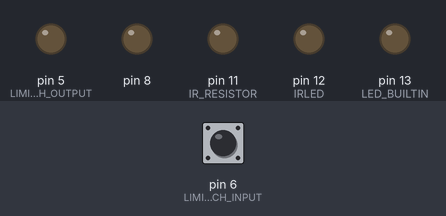
A sketch run on a simulated Arduino Uno, built for the host (arithmetic inside an expression is 32-bit, double 64-bit). On the bench: output pins drawn as LEDs (lit = HIGH). The inputs (shaded band) are chosen by the test bench; at power-on: pin 6 (LIMITSWITCH_INPUT) HIGH. What the sketch prints to the serial monitor is not drawn.

Above: at 1.2 s.
1.3 s: pin 6 (LIMITSWITCH_INPUT) pulled LOW for 0.15 s
At 2.8 s:
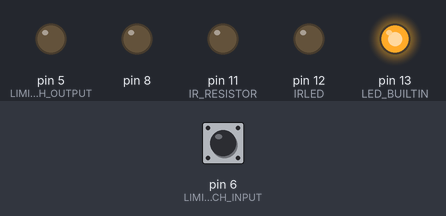
Timing chart, 0 to 10.4 s (numbered marks = the images above; inputs shaded):
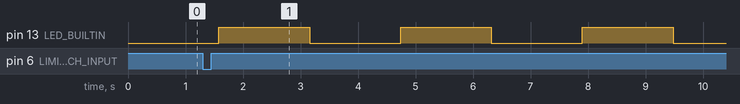

The sketch:

Beacon.ino
```cpp
/*
  MSE 2202 Beacon
  2020 2021
  By EJ Porter

  This program is used by the beacon to transmit the ASCII character "U" (This can be changed at #define") at 2400 baud

  Output at IR LED of ASCII byte is:
  if byte bit is a 1 (high) LED is off
  if byte bit is a 0 (low) LED is pulsed at ~38 kHz

  The low bits pulsing at ~38 kHz will be deteced by the TSOP IR receiver and drive its output low
  If the output of the TSOP IR Receiver is connected to the Rx pin on the MSEduino and the MSEduino is set up to read this serial port at 2400 baud,
  the MSEduino will read a "U" (0x55, or what ASCII character is defined)

  At 2400 baud , each bit is ~417 usec
  output flow: 7 stop bits, 1 start bit (low), 8 character bits. Repeat

  Beacon output will transmit NUMBER_OF_CHARACTERS_TRANSMITTED then delay FREEZE_COUNT cycles before transmitting the character group again
  If continuous mode is needed, uncomment #define CONTINUOUS 1

  TSOP 32338 IR Receiver pin 1 is output, 2 is Vcc, 3 is Gnd; pin one is on left side when looking at front of part

  While running, a red "heartbeat" LED blinks every 0.25 sec

  If the limit switch is pressed the beacon will stop tramsitting for ~30 s and the red LED will stop blinking
*/

//#define CONTINUOUS 1  // uncomment for continuous transmission of character

#include <Arduino.h>


#define NUMBER_OF_CHARACTERS_TRANSMITTED 10
#define FREEZE_COUNT 3188  // ~150 ms; 2125 ~= 100 ms

#define IRLED 12        //if you soldered the IR LED in backwards, change this to 11
#define IR_RESISTOR 11  //if you soldered the IR LED in backwards, change this to 12
#define LIMITSWITCH_INPUT 6
#define LIMITSWITCH_OUTPUT 5

#define DATUM_BLANK 0x7F
#define DATUM_TO_TX1 0x55  // Tx an "U" (0x55) and then blank for one character
#define DATUM_TO_TX2 0x41  // Tx an "A" (0x41) and then blank for one character

boolean b_LimitSwitchHit;
boolean b_ToggleRedLED;

volatile int8_t vi8TXdata;

volatile int8_t v8_TooogleBit;

volatile unsigned char vuc_Freeze_Transmission;
volatile unsigned char vuc_Number_of_Characters;
volatile unsigned char vuc_ACKTx;
volatile unsigned char vuc_CarryBit;
volatile unsigned int vui_Tranmit_Datum;
volatile unsigned char vuc_Datum_High;

unsigned int ui_UnFreezeTimer;
unsigned int ui_ToggleRedLEDCounter;
unsigned long ul_NowTime;
unsigned long ul_PreviousTime;
unsigned long ul_LimitSwitchTimeOut;

void setup() {
    vi8TXdata = DATUM_TO_TX1;
    vui_Tranmit_Datum = DATUM_TO_TX1;  //set up data to transmit
    vui_Tranmit_Datum = (vui_Tranmit_Datum << 8) + DATUM_BLANK;
    vuc_CarryBit = 0x01;

    Serial.begin(115200);

    Serial.println(vui_Tranmit_Datum, BIN);
    Serial.println(" ");
    Serial.println(vui_Tranmit_Datum, HEX);

    pinMode(LED_BUILTIN, OUTPUT);
    pinMode(LIMITSWITCH_INPUT, INPUT_PULLUP);
    pinMode(LIMITSWITCH_OUTPUT, OUTPUT);
    pinMode(IR_RESISTOR, OUTPUT);
    pinMode(IRLED, OUTPUT);

    digitalWrite(IR_RESISTOR, LOW);

    //debug point
    pinMode(8, OUTPUT);

    b_LimitSwitchHit = false;

    vuc_Freeze_Transmission = 0x00;
    vuc_ACKTx = 0;

    cli();  //stop interrupts

    //set Timer1 interrupt at 2400 Hz
    TCCR1A = 0;  // set entire TCCR1A register to 0
    TCCR1B = 0;  // same for TCCR1B
    TCNT1 = 0;   // initialize counter value to 0
    // set compare match register for 2400 Hz increments
    OCR1A = 103;  // = (16*10^6) / (2400*64) - 1 (must be <256)
    // turn on CTC mode
    TCCR1B |= (1 << WGM12);
    // Set CS01 and CS00 bits for 64 prescaler // Set CS12 and CS10 bits for 1024 prescaler
    TCCR1B |= (1 << CS01) | (1 << CS00);  //(1 << CS12) | (1 << CS10);//
    // enable timer compare interrupt
    TIMSK1 |= (1 << OCIE1A);

    //set Timer2 interrupt at 76 kHz
    TCCR2A = 0;  // set entire TCCR2A register to 0
    TCCR2B = 0;  // same for TCCR2B
    TCNT2 = 0;   //initialize counter value to 0
    // set compare match register for ~76 kHz increments
    OCR2A = 25;  // = (16*10^6) / (2*38000*8) - 1 (must be <256)
    // turn on CTC mode
    TCCR2A |= (1 << WGM21);
    // Set CS21 bit for 8 prescaler
    TCCR2B |= (1 << CS21);
    // enable timer compare interrupt
    TIMSK2 |= (1 << OCIE2A);

    sei();  //allow interrupts
}

ISR(TIMER1_COMPA_vect, ISR_NOBLOCK) {  //Timer1 interrupt 2400 Hz
    // generates pulse wave of frequency 2400 Hz - each bit is 1/2400 baud
    // rotate the vuc_Tx_Datum vaiable left and checks the carry flag
    // set vuc_CarryBit to whatever carry bit is
    asm volatile(
        "cbi %6, %7         \n"  //D8
        "sbrc %3, 0x00      \n"  //ack need to be taken low to transmit
        "jmp 110f           \n"  //goto end
        "sec                \n"  //set carry to hi
        "sbrs %1, 0x00      \n"  //was last carry bit hi or low
        "clc                \n"  //set carry to Low
        "ROR %B0            \n"  //rotate Tx data lower byte to the left through carry
        "ROR %A0            \n"  //rotate Tx data upper byte to the left through carry
        "BRCC 1f            \n"  //check carry to see if low and if it is jump to 1
        "ldi %1, 0x01       \n"  //store carry and carry is high so turn off 38Khz to LED
        "jmp 100f           \n"  //goto end
        "1:                 \n"
        "ldi %1, 0x00       \n"  //store carry and carry is low so turn on 38Khz to LED
        "100:               \n"
        "cp %B0, %4         \n"  //check  vui_Tranmit_Datum high byte is charater to transmit ( might need to change it if you change Tx character
        "brne 110f          \n"
        "cpi %A0, %5        \n"  //check  vui_Tranmit_Datum low byte is 0x7f startbit in UART communications
        "brne 110f          \n"
        "inc %2             \n"  //count the number of times the character was Transmitted
        "ldi %3, 0xFF       \n"  //ack a charater has gone out
        "sbi %6, %7         \n"  //D8
        "110:               \n"
        : "+r"(vui_Tranmit_Datum), "+r"(vuc_CarryBit), "+r"(vuc_Number_of_Characters), "+r"(vuc_ACKTx)
        : "r"(vi8TXdata), "M"(DATUM_BLANK), "I"(_SFR_IO_ADDR(PORTB)), "I"(PORTB0));
}

ISR(TIMER2_COMPA_vect, ISR_BLOCK) {  //timer2 interrupt 38kHz
    //generates pulse wave of frequency 38 kHz - set at 76 kHz/2 (takes two cycles for full wave)
    //toggle the D11 pin if the carry bit is clear
    //if vuc_CarryBit is high then don't toggle D11
    //if vuc_CarryBit is low then toggle D11 at 38 kHz to LED

    //arduino:
    //Port Registers
    //    B (digital pin 8 to 13)
    //    C (analog input pins)
    //    D (digital pins 0 to 7)
    //
    //    DDRD - The Port D Data Direction Register - read/write
    //    PORTD - The Port D Data Register - read/write
    //    PIND - The Port D Input Pins Register - read only
    asm volatile(
        "sbrc %1, 0x00      \n"  //if last carry bit was high then don't transmit
        "jmp 100f           \n"  //goto end
        "inc %0             \n"  // toggle v8_TooogleBit
        "sbrc %0, 0x00      \n"  //is v8_TooogleBit hi
        "cbi %2, %3         \n"  //Toggle D11 low
        "sbrs %0, 0x00      \n"  //was last v8_TooogleBit hi
        "100:               \n"
        "sbi %2, %3         \n"  //Toggle D11 high
        : "+r"(v8_TooogleBit)
        : "r"(vuc_CarryBit), "I"(_SFR_IO_ADDR(PORTB)), "I"(PORTB4));
}

void loop() {
    ul_NowTime = micros();
    if (ul_NowTime - ul_PreviousTime >= 40) {
        ul_PreviousTime = micros();

        //Limit Switch code
        //**********************************************************************************************
        if (digitalRead(LIMITSWITCH_INPUT) == 0) {
            b_LimitSwitchHit = true;
        }
        if (b_LimitSwitchHit) {
            ul_LimitSwitchTimeOut = ul_LimitSwitchTimeOut + 1;
            if (ul_LimitSwitchTimeOut >= 250000)  // ~10 sec
            {
                ul_LimitSwitchTimeOut = 0;
                b_LimitSwitchHit = false;
            }
        }
        ui_ToggleRedLEDCounter = ui_ToggleRedLEDCounter + 1;
        if ((ui_ToggleRedLEDCounter >= 6250) || (ui_ToggleRedLEDCounter >= 1560 && b_LimitSwitchHit))  // ~1/4 sec blink; ~1/16 sec when hit
        {
            ui_ToggleRedLEDCounter = 0;
            b_ToggleRedLED ^= 1;
            digitalWrite(LED_BUILTIN, b_ToggleRedLED);
        }

        //end Limit Switch code
        //***********************************************************************

        //unfreeze after FREEZE_COUNT counts
        if (vuc_Freeze_Transmission > 0) {
            ui_UnFreezeTimer = ui_UnFreezeTimer + 1;
            if (ui_UnFreezeTimer > FREEZE_COUNT) {
                ui_UnFreezeTimer = 0;
                vuc_Freeze_Transmission = 0;
            }
        }
        //Tx NUMBER_OF_CHARACTERS_TRANSMITTED stop Txing the same number of characters, rinse repeat

#ifndef CONTINUOUS
        if ((vuc_ACKTx > 0) && (vuc_Freeze_Transmission == 0)) {
            if (b_LimitSwitchHit) {
                vi8TXdata = DATUM_TO_TX2;
                vui_Tranmit_Datum = DATUM_TO_TX2;  //set up data to transmit
                vui_Tranmit_Datum = (vui_Tranmit_Datum << 8) + DATUM_BLANK;
            } else {
                vi8TXdata = DATUM_TO_TX1;
                vui_Tranmit_Datum = DATUM_TO_TX1;  //set up data to transmit
                vui_Tranmit_Datum = (vui_Tranmit_Datum << 8) + DATUM_BLANK;
            }
            if (vuc_Number_of_Characters >= NUMBER_OF_CHARACTERS_TRANSMITTED) {
                vuc_Number_of_Characters = 0;
                vuc_Freeze_Transmission = 0xFF;
            } else {
                vuc_ACKTx = 0;
            }
        }
#else
        if ((vuc_ACKTx >= 1)) {
            if (b_LimitSwitchHit) {
                vi8TXdata = DATUM_TO_TX2;
                vui_Tranmit_Datum = DATUM_TO_TX2;  //set up data to transmit
                vui_Tranmit_Datum = (vui_Tranmit_Datum << 8) + DATUM_BLANK;
            } else {
                vi8TXdata = DATUM_TO_TX1;
                vui_Tranmit_Datum = DATUM_TO_TX1;  //set up data to transmit
                vui_Tranmit_Datum = (vui_Tranmit_Datum << 8) + DATUM_BLANK;
            }
            vuc_Freeze_Transmission = 0x0;
            vuc_ACKTx = 0;
            vuc_Number_of_Characters = 0;
        }
#endif
    }
}
```

Measured:
- by itself, pin 13 (LED_BUILTIN): alternates HIGH for 1.6 s and LOW for 1.6 s
